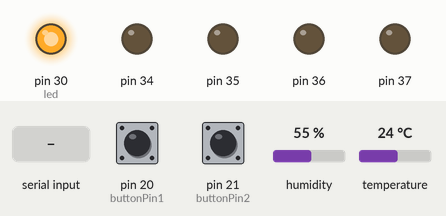
This sketch was run on a simulated Arduino Mega 2560, built with avr-gcc and run on an emulated ATmega2560. Parts: output pins drawn as LEDs (lit = HIGH). Dashed ring = blinking. The test bench sets the inputs (shaded band); at power-on: pin 20 (buttonPin1) HIGH, pin 21 (buttonPin2) HIGH, humidity 55 %, temperature 24 °C. What the sketch prints to the serial monitor is not drawn.

Above: at 1.2 s.
1.3 s: pin 20 (buttonPin1) pulled LOW for 0.15 s
At 1.4 s:
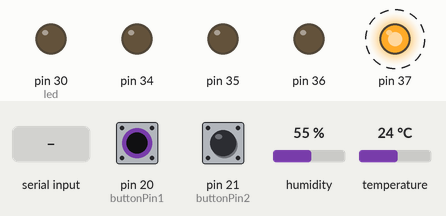
4.3 s: pin 21 (buttonPin2) pulled LOW for 0.15 s
At 5.4 s:
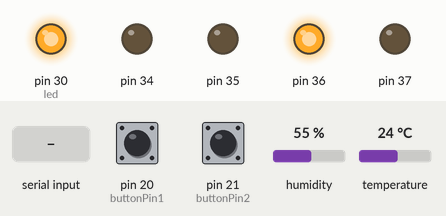
6.0 s: pin 20 (buttonPin1) pulled LOW for 1 s
At 6.31 s:
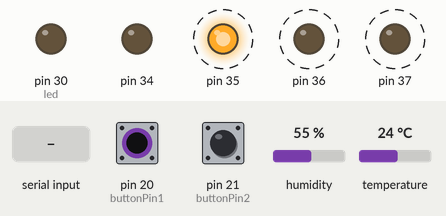
9.0 s: byte 12 (12) received over Serial
At 9.11 s:
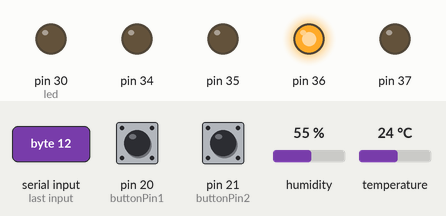
12.0 s: pin 20 (buttonPin1) pulled LOW for 3.2 s
At 12.51 s:
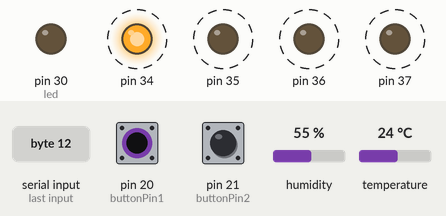
Timing chart, 0 to 17.7 s (numbered marks = the images above; inputs shaded):
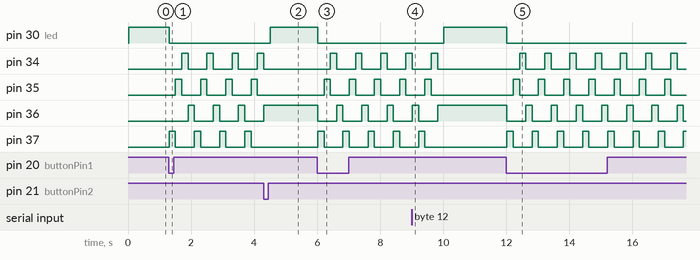

The sketch:

kursova.ino
```cpp
#include <dht.h>

#define outPinDHT 22  // Defines pin number to which the temperature and humidity sensor is connected
dht DHT;


float oldTemp = 0;
float oldHum = 0;

const int buttonPin1 = 20;
const int buttonPin2 = 21;

const int led = 30;

int val1;
int val2;
int on;

ISR(INT0_vect){
  on = 0;
}

void setup() {
  Serial.begin(9600);

  noInterrupts();

  EIMSK |= (1<<INT0);
  EICRA &= ~(1<<ISC00);
  EICRA |= (1 <<ISC01);

  interrupts();

  DDRC = 0x0F;
  DDRC |= (1<<7);

  pinMode(buttonPin1, INPUT_PULLUP);
  digitalWrite(buttonPin1, HIGH);

  pinMode(buttonPin2, INPUT_PULLUP);
  digitalWrite(buttonPin2, HIGH);

  pinMode(buttonPin2, INPUT_PULLUP);
  digitalWrite(buttonPin2, HIGH);

}

void loop() {
  int readData = DHT.read11(outPinDHT);
  int t = DHT.temperature;
  int h = DHT.humidity;

  if (t != oldTemp || h != oldHum) {

    Serial.print("New request");
    Serial.print("    ");
    Serial.print("Temperature is : ");
    Serial.print(t);
    Serial.print(" C");
    Serial.print("    ");
    Serial.print("Humidity is : ");
    Serial.print(h);
    Serial.print(" %");
    Serial.println("");

    oldTemp = t;
    oldHum = h;
  }

  val1 = digitalRead(buttonPin1);
  val2 = digitalRead(buttonPin2);

  int byte = Serial.read();
  if (byte == 11) {
    val1 = LOW;
  }

  if (val1 == LOW) {
    on = 1;
  }

  while (on == 1) {
      int byte = Serial.read();
      if (byte == 12) {
        val1 = HIGH;
      }
      if (val1 == HIGH) {
         on =0;
      }
      PORTC = 0b00000001;
      delay(200);
      PORTC = 0b00000100;
      delay(200);
      PORTC = 0b00001000;
      delay(200);
      PORTC = 0b00000010;
      delay(200);
  }
  if (on == 0) {
    digitalWrite(led, HIGH);
  }
}
```

Measured:
- after the input at 1.3 s, pin 30 (led): HIGH → LOW at once; pin 34: alternates HIGH for 0.20 s and LOW for 0.60 s, starting after 0.40 s
- after the input at 4.3 s, pin 30 (led): LOW → HIGH after 0.20 s; pin 34: goes on until 4.3 s, then stays LOW; pin 35, pin 37: stops changing and stays LOW; pin 36: goes on until 4.3 s, then stays HIGH
- after the input at 6.0 s, pin 30 (led): HIGH → LOW at once; pin 34: alternates HIGH for 0.20 s and LOW for 0.60 s, starting after 0.42 s; pin 35: alternates HIGH for 0.20 s and LOW for 0.60 s, starting after 0.22 s; pin 36, pin 37: alternates HIGH for 0.20 s and LOW for 0.60 s, starting at once
- after the input at 9.0 s, pin 30 (led): LOW → HIGH after 1.0 s; pin 34: goes on until 9.8 s, then stays LOW; pin 35: goes on until 9.6 s, then stays LOW; pin 36: goes on until 9.8 s, then stays HIGH; pin 37: goes on until 9.4 s, then stays LOW
- after the input at 12.0 s, pin 30 (led): HIGH → LOW at once; pin 34: alternates HIGH for 0.20 s and LOW for 0.60 s, starting after 0.42 s; pin 35: alternates HIGH for 0.20 s and LOW for 0.60 s, starting after 0.22 s; pin 36, pin 37: alternates HIGH for 0.20 s and LOW for 0.60 s, starting at once
